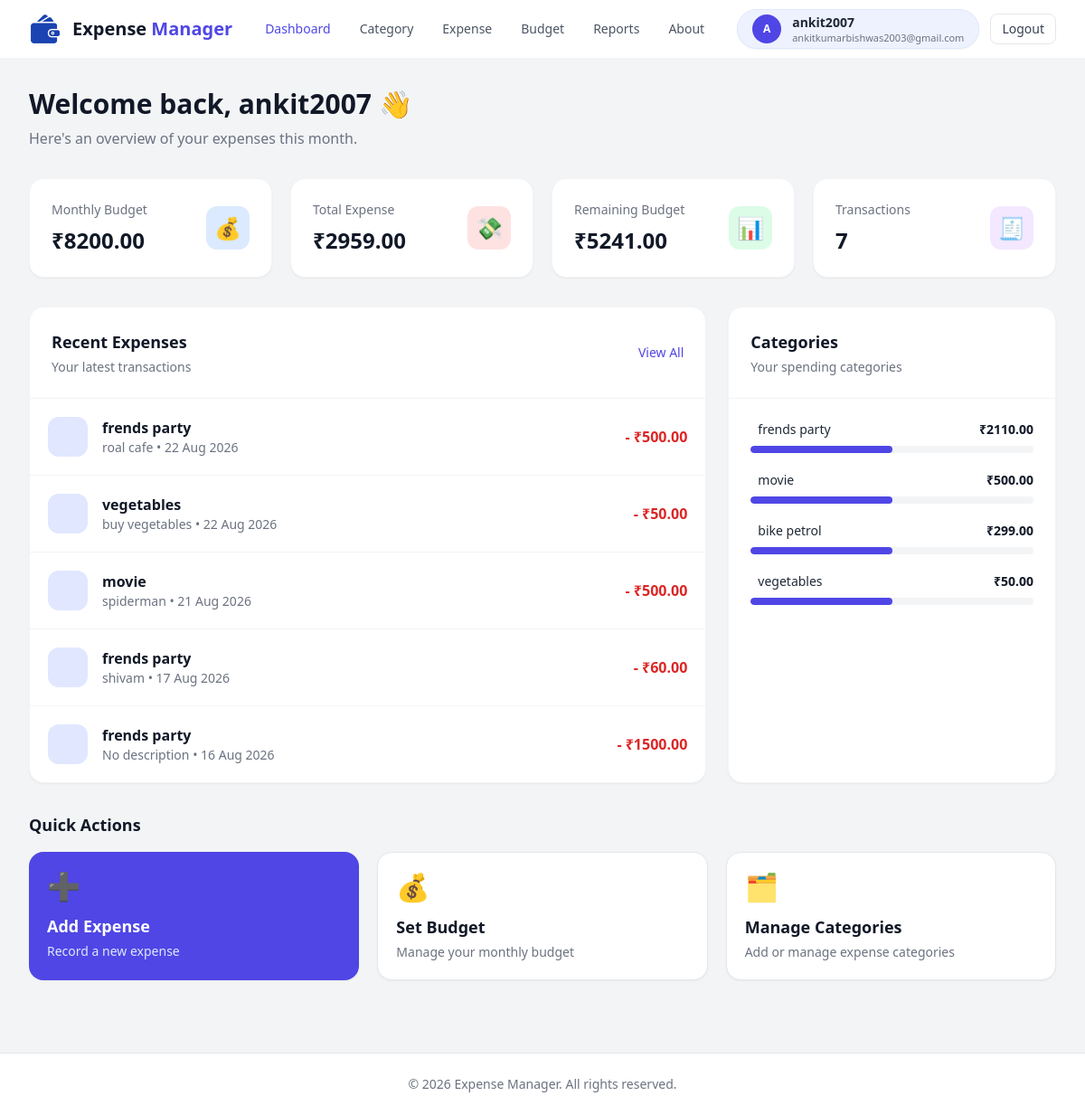
The app's page /dashboard/ (signed in) with its own data.
### expense/models.py (models this page shows, shortened)
class Expense(models.Model):
    CASH = 'cash'
    ONLINE = 'online'
    PAYMENT_TYPE_CHOICES = [
        (CASH,'cash'),
        (ONLINE,'online'),
    ]
    user = models.ForeignKey(settings.AUTH_USER_MODEL,on_delete=models.CASCADE)
    category = models.ForeignKey(ExpenseCategory, on_delete=models.CASCADE)
    amount = models.DecimalField(max_digits=20, decimal_places=2)
    description = models.TextField(blank=True,default= "N/A")
    date = models.DateField()
    payment_type = models.CharField(max_length=10,choices=PAYMENT_TYPE_CHOICES,default=CASH)

class ExpenseCategory(models.Model):
    user = models.ForeignKey(User,on_delete=models.CASCADE,related_name="expense_categories")
    category_name = models.CharField(max_length=50)
    category_icon = models.CharField(max_length=10,default="📦")

### expense/views.py (the view)
# urls.py: path("dashboard/", views.dashboard, name="dashboard"),
@login_required
def dashboard(req):
    today = timezone.now().date()
    expenses = Expense.objects.filter(user=req.user)
    monthly_expenses = expenses.filter(
        date__year=today.year,
        date__month=today.month
    )
    total_expenses = monthly_expenses.aggregate(total=Sum("amount"))["total"] or 0
    monthly_budget = Budget.objects.filter(
        user=req.user,
        month__year=today.year,
        month__month=today.month
    ).aggregate(total=Sum("amount") )["total"] or 0
    remaining_budget = monthly_budget - total_expenses
    if remaining_budget < 0:
        remaining_budget = 0
    total_entries = monthly_expenses.count()
    average_expense = monthly_expenses.aggregate(avg=Avg("amount"))["avg"] or 0
    recent_expenses = monthly_expenses.order_by("-date")[:5]
    category_report = monthly_expenses.values(
        "category__category_name",
        "category__category_icon"
    ).annotate(
        total=Sum("amount")
    ).order_by("-total")
    data = {
        "monthly_budget": monthly_budget,
        "total_expenses": total_expenses,
        "remaining_budget": remaining_budget,
        "total_entries": total_entries,
        "average_expense": average_expense,
        "recent_expenses": recent_expenses,
        "category_report": category_report,
    }
    return render(req,"dashboard.html",data)

### expense/templates/dashboard.html (shortened to what this page needs)
<!DOCTYPE html>
<html lang="en">
<head>
    <script src="https://cdn.tailwindcss.com"></script>
</head>
<body class="bg-gray-100 text-gray-800 antialiased">
    {% load static %}
    <header class="bg-white border-b border-gray-100 sticky top-0 z-50">
        <div class="max-w-7xl mx-auto px-4 sm:px-6 lg:px-8">
            <div class="flex items-center justify-between h-16">
                <a href="{% url 'dashboard' %}" class="flex items-center gap-2 sm:gap-3 shrink-0">
                    <div class="w-8 h-8 sm:w-9 sm:h-9 flex items-center justify-center">
                        <img src="{% static 'wallet.png' %}" alt="Logo" class="h-full w-auto object-contain">
                    </div>
                    <span class="text-lg sm:text-xl font-bold text-gray-900">
                        Expense <span class="text-indigo-600">Manager</span>
                    </span>
                </a>
                <nav class="hidden md:flex items-center gap-6 lg:gap-8">
                    <a href="{% url 'dashboard' %}" class="text-sm font-medium text-indigo-600">
                        Dashboard
                    </a>
                    <a href="{% url 'add_category' %}" class="text-sm font-medium text-gray-600 hover:text-indigo-600 transition-colors">
                        Category
                    </a>
                    <a href="{% url 'add_expense' %}" class="text-sm font-medium text-gray-600 hover:text-indigo-600 transition-colors">
                        Expense
                    </a>
                    <a href="{% url 'set_budget' %}" class="text-sm font-medium text-gray-600 hover:text-indigo-600 transition-colors">
                        Budget
                    </a>
                    <a href="{% url 'reports' %}" class="text-sm font-medium text-gray-600 hover:text-indigo-600 transition-colors">
                        Reports
                    </a>
                    <a href="" class="text-sm font-medium text-gray-600 hover:text-indigo-600 transition-colors">
                        About
                    </a>
                </nav>
                <div class="flex items-center gap-2 sm:gap-3">
                    {% if request.user.is_authenticated %}
                    <div class="flex items-center gap-2 sm:gap-3 rounded-full border border-indigo-100 bg-indigo-50 px-2 sm:px-4 py-1 shadow-sm">
                        <div class="flex h-7 w-7 sm:h-8 sm:w-8 shrink-0 items-center justify-center rounded-full bg-indigo-600 text-xs font-bold text-white">
                            {% if request.user.first_name %}
                            {{ request.user.first_name|first|upper }}
                            {% else %}
                            {{ request.user.username|first|upper }}
                            {% endif %}
                        </div>
                        <div class="hidden sm:flex flex-col leading-tight max-w-[130px] lg:max-w-[200px]">
                            <span class="text-xs sm:text-sm font-semibold text-gray-800 truncate">
                                {% if request.user.first_name %}
                                {{ request.user.first_name }} {% if request.user.last_name %}{{ request.user.last_name }}{% endif %}
                                {% else %}
                                {{ request.user.username }}
                                {% endif %}
                            </span>
                            <span class="text-[10px] sm:text-[11px] text-gray-500 truncate">{{ request.user.email }}</span>
                        </div>
                    </div>
                    <a href="{% url 'logout' %}"
                        class="inline-flex items-center justify-center rounded-lg border border-gray-200 bg-white px-2.5 sm:px-3 py-1.5 text-xs sm:text-sm font-medium text-gray-700 transition hover:border-red-200 hover:text-red-600">
                        Logout
                    </a>
                    {% endif %}
                </div>
            </div>
        </div>
    </header>
    <main class="max-w-7xl mx-auto px-4 sm:px-6 lg:px-8 py-6 sm:py-8">
        <section class="mb-6 sm:mb-8">
            <h1 class="text-2xl sm:text-3xl font-bold text-gray-900">
                Welcome back,
                {{ request.user.first_name|default:request.user.username }} 👋
            </h1>
            <p class="mt-1 sm:mt-2 text-sm sm:text-base text-gray-500">
                Here's an overview of your expenses this month.
            </p>
        </section>
        <section class="grid grid-cols-1 sm:grid-cols-2 lg:grid-cols-4 gap-4 sm:gap-5">
            <div class="rounded-2xl border border-gray-100 bg-white p-5 sm:p-6 shadow-sm">
                <div class="flex items-center justify-between">
                    <div>
                        <p class="text-xs sm:text-sm text-gray-500">Monthly Budget</p>
                        <h2 class="mt-1 sm:mt-2 text-xl sm:text-2xl font-bold text-gray-900">
                            ₹{{ monthly_budget|floatformat:2 }}
                        </h2>
                    </div>
                    <div class="flex h-11 w-11 sm:h-12 sm:w-12 items-center justify-center rounded-xl bg-blue-100 text-xl sm:text-2xl shrink-0">
                        💰
                    </div>
                </div>
            </div>
            <div class="rounded-2xl border border-gray-100 bg-white p-5 sm:p-6 shadow-sm">
                <div class="flex items-center justify-between">
                    <div>
                        <p class="text-xs sm:text-sm text-gray-500">Total Expense</p>
                        <h2 class="mt-1 sm:mt-2 text-xl sm:text-2xl font-bold text-gray-900">
                            ₹{{ total_expenses|floatformat:2 }}
                        </h2>
                    </div>
                    <div class="flex h-11 w-11 sm:h-12 sm:w-12 items-center justify-center rounded-xl bg-red-100 text-xl sm:text-2xl shrink-0">
                        💸
                    </div>
                </div>
            </div>
            <div class="rounded-2xl border border-gray-100 bg-white p-5 sm:p-6 shadow-sm">
                <div class="flex items-center justify-between">
                    <div>
                        <p class="text-xs sm:text-sm text-gray-500">Remaining Budget</p>
                        <h2 class="mt-1 sm:mt-2 text-xl sm:text-2xl font-bold text-gray-900">
                            ₹{{ remaining_budget|floatformat:2 }}
                        </h2>
                    </div>
                    <div class="flex h-11 w-11 sm:h-12 sm:w-12 items-center justify-center rounded-xl bg-green-100 text-xl sm:text-2xl shrink-0">
                        📊
                    </div>
                </div>
            </div>
            <div class="rounded-2xl border border-gray-100 bg-white p-5 sm:p-6 shadow-sm">
                <div class="flex items-center justify-between">
                    <div>
                        <p class="text-xs sm:text-sm text-gray-500">Transactions</p>
                        <h2 class="mt-1 sm:mt-2 text-xl sm:text-2xl font-bold text-gray-900">
                            {{ total_entries }}
                        </h2>
                    </div>
                    <div class="flex h-11 w-11 sm:h-12 sm:w-12 items-center justify-center rounded-xl bg-purple-100 text-xl sm:text-2xl shrink-0">
                        🧾
                    </div>
                </div>
            </div>
        </section>
        <section class="mt-6 sm:mt-8 grid grid-cols-1 gap-6 lg:grid-cols-3">
            <div class="overflow-hidden rounded-2xl border border-gray-100 bg-white shadow-sm lg:col-span-2">
                <div class="flex items-center justify-between border-b border-gray-100 p-4 sm:p-6">
                    <div>
                        <h3 class="text-base sm:text-lg font-bold text-gray-900">Recent Expenses</h3>
                        <p class="mt-0.5 sm:mt-1 text-xs sm:text-sm text-gray-500">
                            Your latest transactions
                        </p>
                    </div>
                    <a href="{% url 'manage_expense' %}"
                        class="text-xs sm:text-sm font-medium text-indigo-600 hover:text-indigo-700">
                        View All
                    </a>
                </div>
                <div class="divide-y divide-gray-100">
                    {% for expense in recent_expenses %}
                    <div class="flex items-center justify-between gap-3 sm:gap-4 p-4 sm:p-5">
                        <div class="flex min-w-0 items-center gap-3 sm:gap-4">
                            <div class="flex h-10 w-10 sm:h-11 sm:w-11 shrink-0 items-center justify-center rounded-xl bg-indigo-100 text-lg sm:text-xl">
                            </div>
                            <div class="min-w-0">
                                <h4 class="truncate text-sm sm:text-base font-semibold text-gray-900">
                                    {{ expense.category.category_name }}
                                </h4>
                                <p class="truncate text-xs sm:text-sm text-gray-500">
                                    {% if expense.description %}
                                        {{ expense.description }}
                                    {% else %}
                                        No description
                                    {% endif %}
                                    • {{ expense.date|date:"d M Y" }}
                                </p>
                            </div>
                        </div>
                        <p class="shrink-0 text-sm sm:text-base font-semibold text-red-600">
                            - ₹{{ expense.amount|floatformat:2 }}
                        </p>
                    </div>
                    {% endfor %}
                </div>
            </div>
            <div class="overflow-hidden rounded-2xl border border-gray-100 bg-white shadow-sm">
                <div class="border-b border-gray-100 p-4 sm:p-6">
                    <h3 class="text-base sm:text-lg font-bold text-gray-900">Categories</h3>
                    <p class="mt-0.5 sm:mt-1 text-xs sm:text-sm text-gray-500">
                        Your spending categories
                    </p>
                </div>
                <div class="space-y-4 sm:space-y-5 p-4 sm:p-6">
                    {% for category in category_report %}
                    <div>
                        <div class="mb-1.5 sm:mb-2 flex items-center justify-between gap-3">
                            <div class="flex min-w-0 items-center gap-2">
                                <span class="truncate text-xs sm:text-sm font-medium text-gray-800">
                                    {{ category.category__category_name }}
                                </span>
                            </div>
                            <span class="shrink-0 text-xs sm:text-sm font-semibold text-gray-900">
                                ₹{{ category.total|floatformat:2 }}
                            </span>
                        </div>
                        <div class="h-2 w-full overflow-hidden rounded-full bg-gray-100">
                            <div class="h-2 rounded-full bg-indigo-600" style="width: 50%;"></div>
                        </div>
                    </div>
                    {% endfor %}
                </div>
            </div>
        </section>
        <section class="mt-6 sm:mt-8">
            <h3 class="mb-3 sm:mb-4 text-base sm:text-lg font-bold text-gray-900">
                Quick Actions
            </h3>
            <div class="grid grid-cols-1 sm:grid-cols-2 md:grid-cols-3 gap-4 sm:gap-5">
                <a href="{% url 'add_expense' %}"
                    class="rounded-2xl bg-indigo-600 p-5 text-white transition hover:bg-indigo-700 active:scale-[0.99] shadow-sm">
                    <div class="mb-3 text-2xl sm:text-3xl">➕</div>
                    <h4 class="text-base sm:text-lg font-semibold">
                        Add Expense
                    </h4>
                    <p class="mt-1 text-xs sm:text-sm text-indigo-100">
                        Record a new expense
                    </p>
                </a>
                <a href="{% url 'set_budget' %}"
                    class="rounded-2xl border border-gray-200 bg-white p-5 transition hover:border-indigo-400 active:scale-[0.99] shadow-sm">
                    <div class="mb-3 text-2xl sm:text-3xl">💰</div>
                    <h4 class="text-base sm:text-lg font-semibold text-gray-900">
                        Set Budget
                    </h4>
                    <p class="mt-1 text-xs sm:text-sm text-gray-500">
                        Manage your monthly budget
                    </p>
                </a>
                <a href="{% url 'manage_category' %}"
                    class="rounded-2xl border border-gray-200 bg-white p-5 transition hover:border-indigo-400 active:scale-[0.99] shadow-sm sm:col-span-2 md:col-span-1">
                    <div class="mb-3 text-2xl sm:text-3xl">🗂️</div>
                    <h4 class="text-base sm:text-lg font-semibold text-gray-900">
                        Manage Categories
                    </h4>
                    <p class="mt-1 text-xs sm:text-sm text-gray-500">
                        Add or manage expense categories
                    </p>
                </a>
            </div>
        </section>
    </main>
    <footer class="mt-12 border-t border-gray-200 bg-white">
        <div class="mx-auto max-w-7xl px-4 sm:px-6 py-6 text-center">
            <p class="text-xs sm:text-sm text-gray-500">
                © 2026 Expense Manager. All rights reserved.
            </p>
        </div>
    </footer>
</body>
</html>

### records on screen
Expense: category.category_name "frends party", description "roal cafe", date "22 Aug 2026", amount "500.00"
Expense: category.category_name "vegetables", description "buy vegetables", date "22 Aug 2026", amount "50.00"
Expense: category.category_name "movie", description "spiderman", date "21 Aug 2026", amount "500.00"
Expense: category.category_name "frends party", description "shivam", date "17 Aug 2026", amount "60.00"
Expense: category.category_name "frends party", description "No description", date "16 Aug 2026", amount "1500.00"
ExpenseCategory: category__category_name "frends party", total "2110.00"
ExpenseCategory: category__category_name "movie", total "500.00"
ExpenseCategory: category__category_name "vegetables", total "50.00"

### other values on screen
{{ request.user.username|first|upper }} "A"
{{ request.user.username }} "ankit2007"
{{ request.user.email }} "ankitkumarbishwas2003@gmail.com"
{{ request.user.first_name|default:request.user.username }} "ankit2007"
{{ monthly_budget|floatformat:2 }} "8200.00"
{{ total_expenses|floatformat:2 }} "2959.00"
{{ remaining_budget|floatformat:2 }} "5241.00"
{{ total_entries }} "7"
{{ category.category__category_name }} "bike petrol"
{{ category.total|floatformat:2 }} "299.00"
